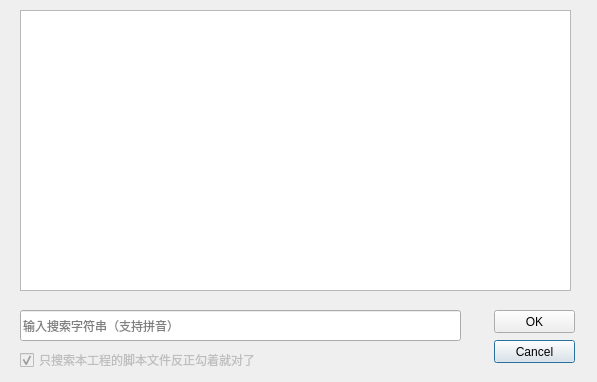
<?xml version="1.0" encoding="UTF-8"?>
<ui version="4.0">
 <class>GotoFileDialog</class>
 <widget class="QDialog" name="GotoFileDialog">
  <property name="geometry">
   <rect>
    <x>0</x>
    <y>0</y>
    <width>597</width>
    <height>382</height>
   </rect>
  </property>
  <property name="windowTitle">
   <string>转到文件</string>
  </property>
  <widget class="QCheckBox" name="checkBox">
   <property name="enabled">
    <bool>false</bool>
   </property>
   <property name="geometry">
    <rect>
     <x>20</x>
     <y>350</y>
     <width>261</width>
     <height>20</height>
    </rect>
   </property>
   <property name="text">
    <string>只搜索本工程的脚本文件反正勾着就对了</string>
   </property>
   <property name="checked">
    <bool>true</bool>
   </property>
  </widget>
  <widget class="QPushButton" name="cancelButton">
   <property name="geometry">
    <rect>
     <x>494</x>
     <y>340</y>
     <width>81</width>
     <height>23</height>
    </rect>
   </property>
   <property name="text">
    <string>Cancel</string>
   </property>
  </widget>
  <widget class="QLineEdit" name="lineEdit">
   <property name="geometry">
    <rect>
     <x>20</x>
     <y>310</y>
     <width>441</width>
     <height>31</height>
    </rect>
   </property>
   <property name="placeholderText">
    <string>输入搜索字符串（支持拼音）</string>
   </property>
  </widget>
  <widget class="QPushButton" name="okButton">
   <property name="geometry">
    <rect>
     <x>494</x>
     <y>310</y>
     <width>81</width>
     <height>23</height>
    </rect>
   </property>
   <property name="text">
    <string>OK</string>
   </property>
  </widget>
  <widget class="QTableWidget" name="tableWidget">
   <property name="geometry">
    <rect>
     <x>20</x>
     <y>10</y>
     <width>551</width>
     <height>281</height>
    </rect>
   </property>
   <property name="verticalScrollBarPolicy">
    <enum>Qt::ScrollBarAsNeeded</enum>
   </property>
   <property name="horizontalScrollBarPolicy">
    <enum>Qt::ScrollBarAlwaysOff</enum>
   </property>
   <property name="editTriggers">
    <set>QAbstractItemView::NoEditTriggers</set>
   </property>
   <property name="selectionMode">
    <enum>QAbstractItemView::SingleSelection</enum>
   </property>
   <property name="selectionBehavior">
    <enum>QAbstractItemView::SelectRows</enum>
   </property>
   <attribute name="horizontalHeaderHighlightSections">
    <bool>false</bool>
   </attribute>
   <attribute name="horizontalHeaderStretchLastSection">
    <bool>true</bool>
   </attribute>
   <attribute name="verticalHeaderVisible">
    <bool>false</bool>
   </attribute>
   <attribute name="verticalHeaderDefaultSectionSize">
    <number>20</number>
   </attribute>
   <attribute name="verticalHeaderHighlightSections">
    <bool>false</bool>
   </attribute>
   <attribute name="verticalHeaderMinimumSectionSize">
    <number>20</number>
   </attribute>
  </widget>
 </widget>
 <resources/>
 <connections/>
</ui>
